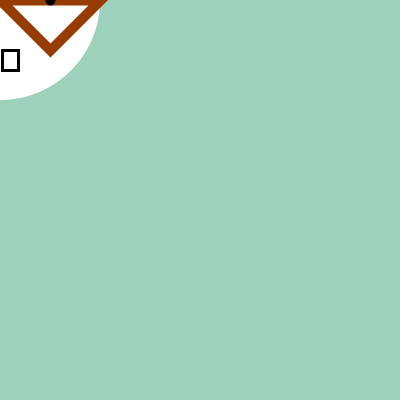
Frame 1 (no input)
Frame 60 (the mouse pressed at the canvas centre just before this capture): identical to frame 1, image omitted
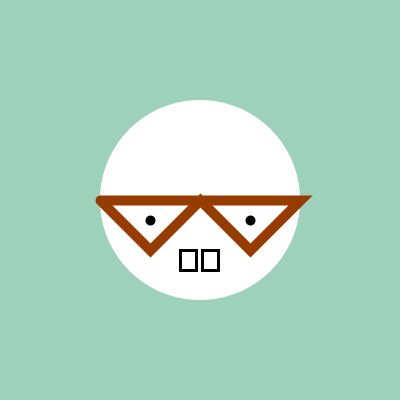
Frame 120 (the mouse held since frame 60 and released just before this capture)

The Processing sketch that drew these frames (run headless with seeded random() and noise(); from frame 60 on, the mouse is pressed at the canvas centre):

// Processing sketch: processing_50898
// ── processing_50898.pde

//computer arts for processing 60-257
//hw #5 creating a function 
//copyright kyree 2012

float x, y, d;
float c;

void setup()
{
size(400,400);
smooth();

x = 200;
y = 200;
d = 280;
}
//declare and define variables
//float x, y, d;
//x = 200;
//y = 200;
//d = 380;

void draw()
{
  background(158, 209, 187);

  drawNerd(mouseX,mouseY, 200);
}

void drawNerd(float x, float y, float d)
{
//draw ellipse
noStroke(); 
ellipse(x, y, d, d);

//glasses
stroke(151, 60, 0);
strokeWeight(10);
beginShape();
  vertex(x-(d*.5), y);
  vertex(x-(d*.25), y+(d*.25));
  vertex(x, y);
  vertex(x+(d*.25), y+(d*.25));
  vertex(x+d*.5, y);
  vertex(x-(d*.5), y);
endShape();

//eyes
stroke(0);
point(x-(d/4), y*1.1);
point(x+(d*.25), y*1.1);

//teeth
strokeWeight(3);
rect(x-(d*.1), y+(d*.25),d/12,d/10);
rect(x+(d*.01), y+(d*.25),d/12,d/10);

}

void mouseDragged() 
{
  drawNerd (mouseX, mouseY, d);
}
 
